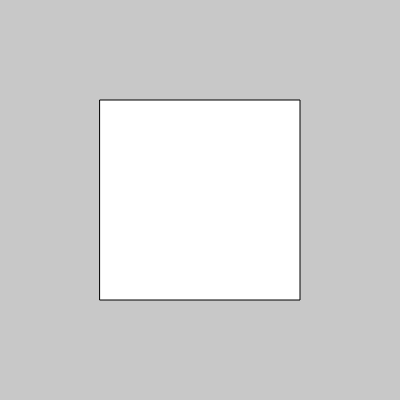
Frame 1 (no input)
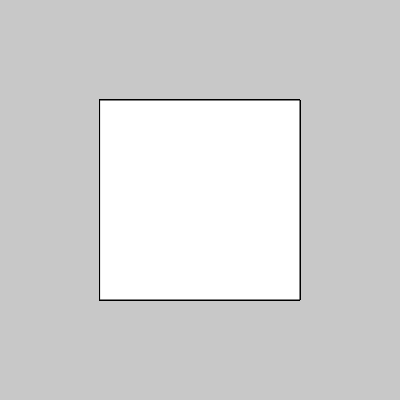
Frame 60 (no input)
Frame 120 (the mouse pressed at the canvas centre since frame 60): identical to frame 60, image omitted

The p5.js sketch that drew these frames (run headless with seeded random() and noise() and a simulated clock; from frame 60 on, the mouse is pressed at the canvas centre):

// p5.js sketch
// ── sketch.js
// Display frameCount and frameRate
function setup() {
  createCanvas(400, 400);
  background(200);
  // number of frames to be displayed every second
  // frameRate(0.1);
  frameRate(30);
  print('in setup');
}

// Why blank screen at 0.1 frameRate?

function draw() {
  print('in draw');
  rect(100, 100, 200, 200)
  report_msg('frameRate ' + frameRate());
  // report_msg('frameRate ' + round(frameRate(), 2));
}

// Display msg in html paragraph element id_line
function report_msg(a_msg) {
  let id_line = select('#id_line');
  if (!id_line) id_line = createP().id('id_line');
  id_line.elt.innerHTML = '[' + frameCount + '] ' + a_msg;
}
